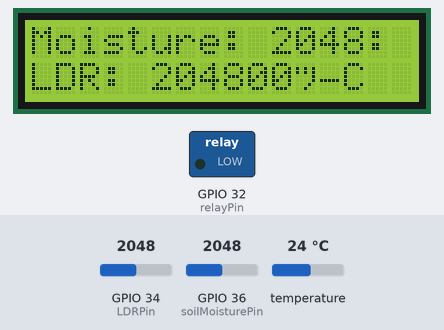
A sketch run on a simulated ESP32. On the bench: 16×2 character LCD, switched loads named in the sketch (green lamp = pin HIGH). The inputs (shaded band) are chosen by the test bench; at power-on: GPIO 36 (soilMoisturePin) = 2048, GPIO 34 (LDRPin) = 2048, temperature 24 °C. WiFi joins after 1.5 s; servers stay silent unless stated; what the sketch prints to the serial monitor is not drawn.

Above: at 2.7 s.
2.8 s: GPIO 36 (soilMoisturePin) set to 1027
At 7.3 s:
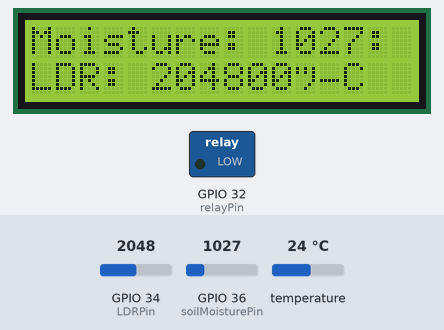
7.6 s: GPIO 36 (soilMoisturePin) set to 944
At 11.1 s:
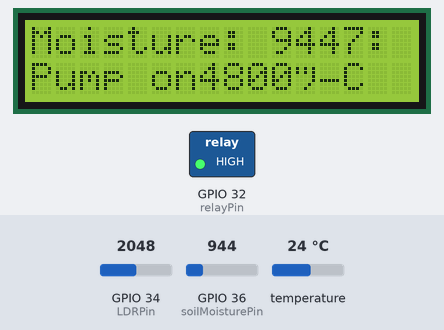
16.7 s: GPIO 34 (LDRPin) set to 2866
At 23.4 s:
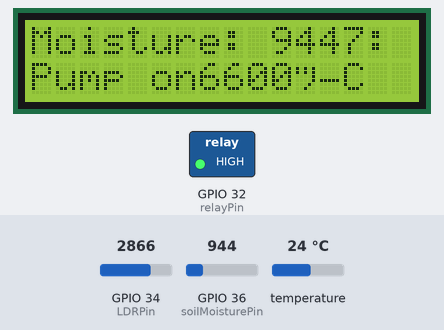
24.3 s: GPIO 34 (LDRPin) set to 3603
At 29.6 s:
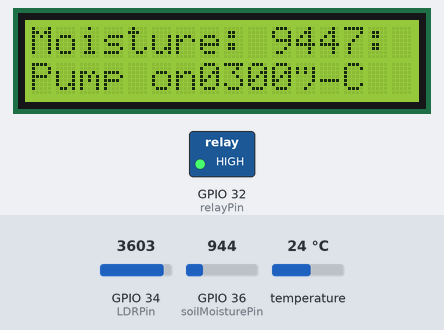
30.4 s: GPIO 36 (soilMoisturePin) set to 1040
At 32.1 s:
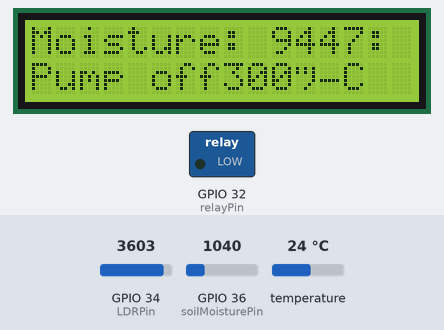
35.5 s: temperature set to 29.6 °C
At 38.8 s:
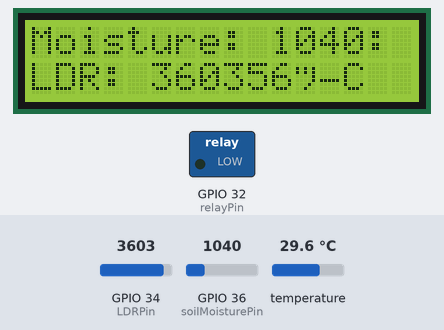
39.8 s: temperature set to 30.5 °C
Timing chart, 0 to 44.9 s (numbered marks = the images above; inputs shaded):
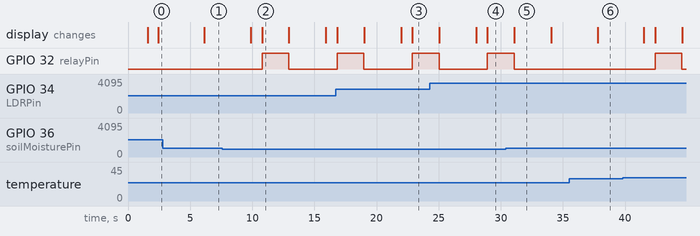

Measured:
- the behaviour switches between 1001 and 1000 on GPIO 36 (soilMoisturePin) (found by bisection; images 1 and 2)
- after the input at 2.8 s, the display: changes after 3.4 s (image 1)
- after the input at 7.6 s, GPIO 32 (relayPin): LOW → HIGH after 3.2 s, → LOW 2.2 s later; the display: first changes after 2.3 s (image 2 shows a later state)
- after the input at 30.4 s, GPIO 32 (relayPin): goes on until 31.1 s, then stays LOW
- after the input at 35.5 s, the display: changes after 2.3 s (image 6)
- after the input at 39.8 s, GPIO 32 (relayPin): LOW → HIGH after 2.6 s, → LOW 2.2 s later
- what the display in image 2 shows lasts 2.1 s, from 10.8 s to 12.9 s

The sketch:

all-fire-3.ino
```cpp
#include <Arduino.h>
#include <Wire.h>
#include <LiquidCrystal_I2C.h>
#include <OneWire.h>
#include <DallasTemperature.h>
#include <WiFi.h>
#include <FirebaseESP32.h>

#define WIFI_SSID "vinald"
#define WIFI_PASSWORD "14231423"
#define FIREBASE_HOST F("https://smart-irrigation-system-97ed9-default-rtdb.firebaseio.com/")
#define FIREBASE_AUTH F("AIzaSyA-RMphMNooQI4_ggJBPfmn-pbujESbARc")

const byte soilMoisturePin = A0;
const byte LDRPin = 34;
const byte temperatureSensorPin = 17;
const int relayPin = 32;

OneWire oneWire(temperatureSensorPin);
DallasTemperature DS18B20(&oneWire);

LiquidCrystal_I2C lcd(0x27, 16, 2);

FirebaseData firebaseData;

const int moistureThresholdMin = 500; // Minimum threshold value for turning the pump on
const int moistureThresholdMax = 1000; // Maximum threshold value for turning the pump on
const int pumpOnTime = 2000;      // Time in milliseconds to turn on the water pump

void setup()
{
  Serial.begin(9600);

  pinMode(soilMoisturePin, INPUT);
  pinMode(LDRPin, INPUT);
  pinMode(relayPin, OUTPUT);
  digitalWrite(relayPin, LOW);  // Initially turn off the relay

  lcd.init();
  lcd.backlight();

  DS18B20.begin();

  WiFi.begin(WIFI_SSID, WIFI_PASSWORD);
  Serial.println(F("Connecting to WiFi"));
  while (WiFi.status() != WL_CONNECTED)
  {
    delay(500);
    Serial.print(".");
  }
  Serial.println();
  Serial.println(F("Connected to WiFi"));

  Firebase.begin(FIREBASE_HOST, FIREBASE_AUTH);

  lcd.setCursor(0, 0);
  lcd.print("Moisture Level:");
}

void printSensorValue(const char *label, int value)
{
  Serial.print(label);
  Serial.println(value);
}

void printSensorValue(const char *label, int value, const char *unit)
{
  Serial.print(label);
  Serial.print(value);
  Serial.print(unit);
  Serial.println();
}

void updateLCDLine(byte row, const char *label, int value)
{
  lcd.setCursor(0, row);
  lcd.print(label);
  lcd.print(value);
}

void updateLCDLine(byte row, const char *label, float value, const char *unit)
{
  lcd.setCursor(0, row);
  lcd.print(label);
  lcd.print(value);
  lcd.print(unit);
}

void loop()
{
  // Read temperature from DS18B20 sensor
  DS18B20.requestTemperatures();
  float temperatureC = DS18B20.getTempCByIndex(0);

  // Read raw moisture sensor value
  int rawSensorValue = analogRead(soilMoisturePin);

  // Print the moisture value on the LCD
  lcd.setCursor(0, 1);
  lcd.print("                "); // Clear previous value
  lcd.setCursor(0, 1);
  lcd.print("Moisture: ");
  lcd.print(rawSensorValue);

  // Print the moisture value to the Serial Monitor
  Serial.print("Moisture: ");
  Serial.println(rawSensorValue);

  // Check if the conditions for turning on the pump are met
  bool turnOnPump = (temperatureC >= 30 && temperatureC <= 50) || (rawSensorValue >= moistureThresholdMin && rawSensorValue <= moistureThresholdMax);

  // Display sensor data on the LCD
  updateLCDLine(0, "Moisture: ", rawSensorValue);
  updateLCDLine(1, "Temp: ", temperatureC, "°C");
  updateLCDLine(2, "LDR: ", analogRead(LDRPin));

  // Update Firebase with the sensor data and timestamps
  unsigned long currentMillis = millis();
  String timestamp = String(currentMillis / 1000);

  Firebase.setInt(firebaseData, "/sensor_readings/soil_moisture", rawSensorValue);
  Firebase.setFloat(firebaseData, "/sensor_readings/temperature", temperatureC);
  Firebase.setInt(firebaseData, "/sensor_readings/ldr", analogRead(LDRPin));

  Firebase.setString(firebaseData, "/timestamps/soil_moisture", timestamp);
  Firebase.setString(firebaseData, "/timestamps/temperature", timestamp);
  Firebase.setString(firebaseData, "/timestamps/ldr", timestamp);

  // Turn the relay on or off based on the moisture and temperature values
  if (turnOnPump)
  {
    // Turn on the water pump
    digitalWrite(relayPin, HIGH);
    Serial.println("Water pump ON");
    lcd.setCursor(0, 2);
    lcd.print("Pump on");
    Firebase.setString(firebaseData, "/pump_status", "ON");
    delay(pumpOnTime);
    // Turn off the water pump after pumpOnTime milliseconds
    digitalWrite(relayPin, LOW);
    Serial.println("Water pump OFF");
    lcd.setCursor(0, 2);
    lcd.print("Pump off");
    Firebase.setString(firebaseData, "/pump_status", "OFF");
  }

  // Wait for 2 seconds before taking the next sensor reading and sending data to Firebase
  delay(2000);
}
```
